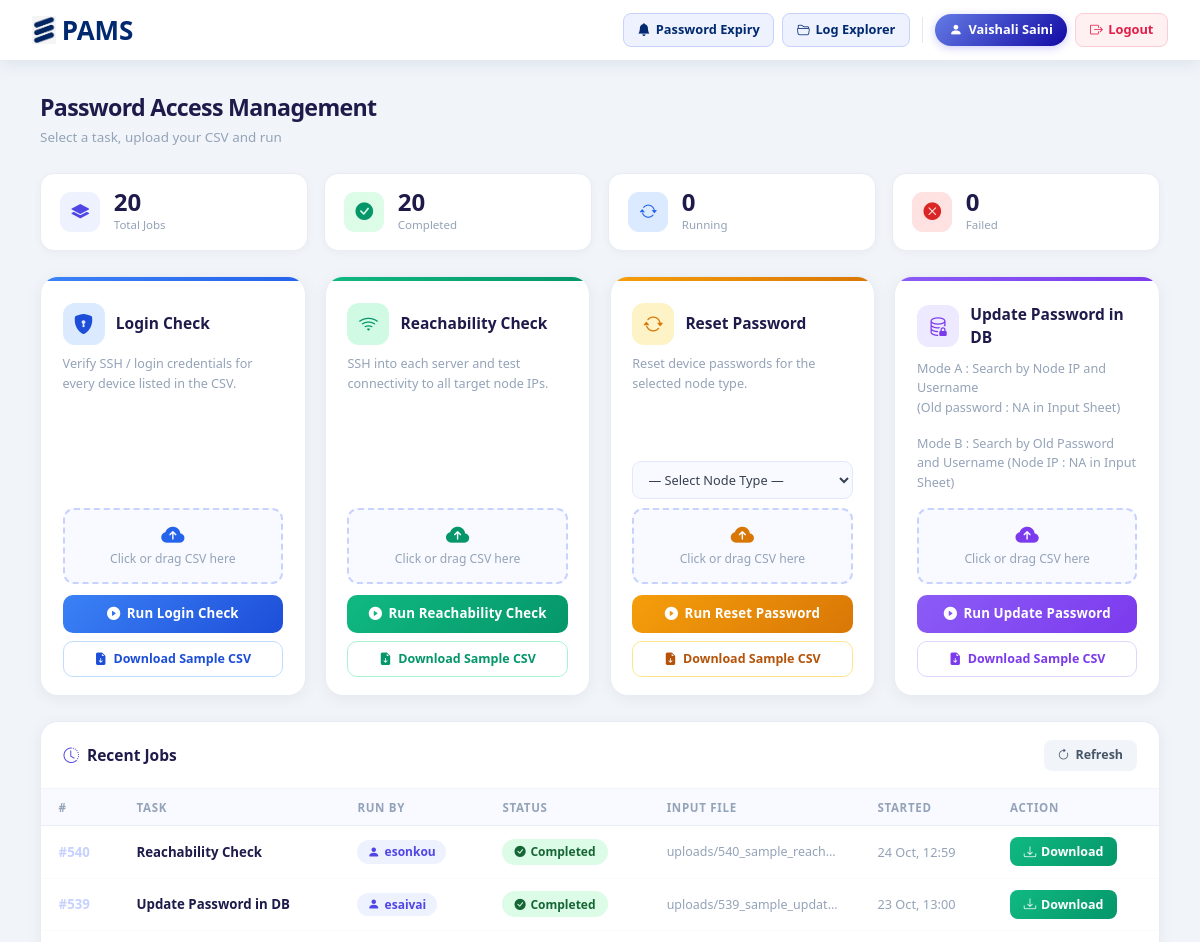
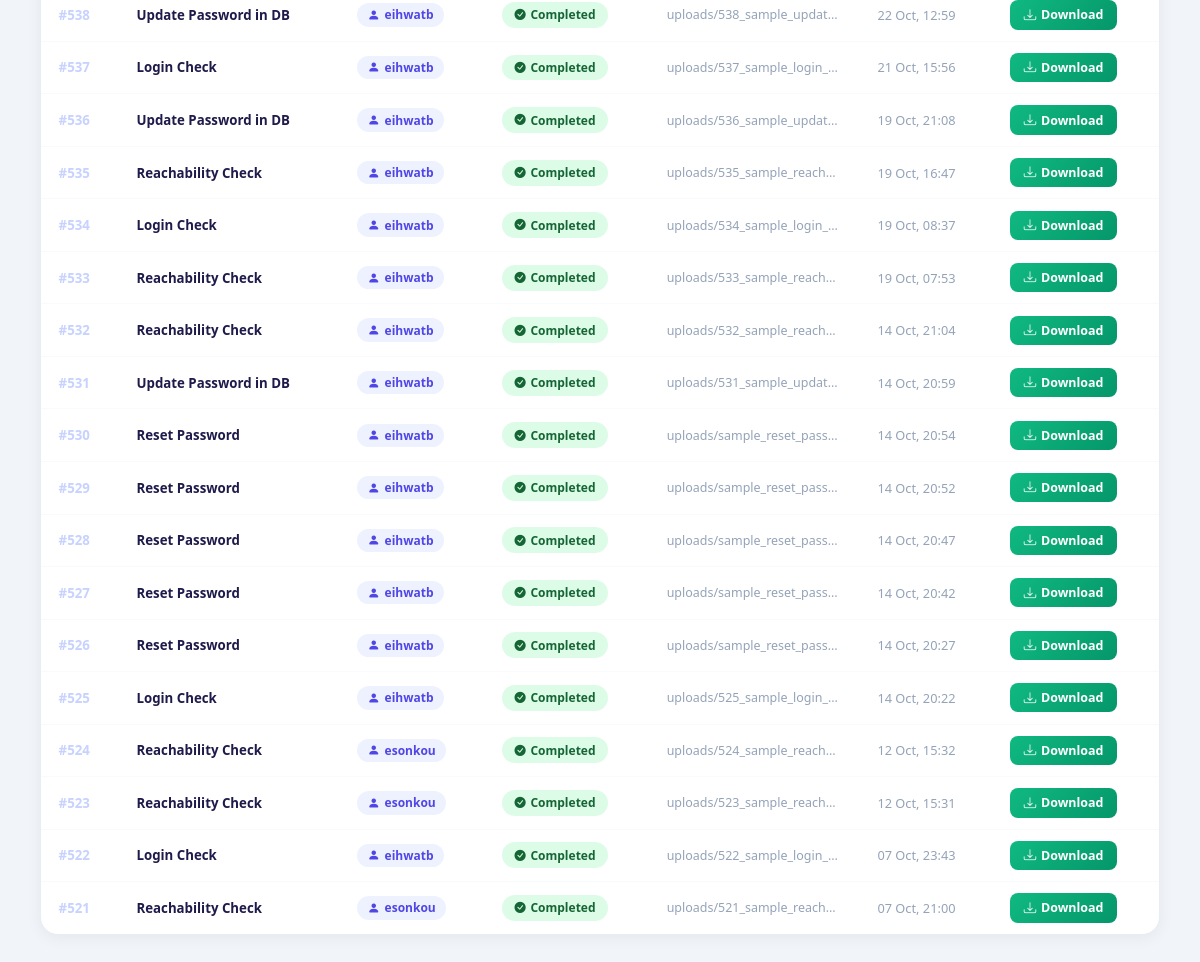
The app's page / (signed in) with its own data (2 pictures, top to bottom).
### dashboard/models.py (models this page shows, shortened)
class TaskJob(models.Model):
    STATUS_CHOICES = [
        ('pending',   'Pending'),
        ('running',   'Running'),
        ('completed', 'Completed'),
        ('failed',    'Failed'),
        ('terminated', 'Terminated'),
    ]
    user         = models.ForeignKey(User, on_delete=models.CASCADE, related_name='jobs')
    task_type    = models.CharField(max_length=100)
    status       = models.CharField(max_length=20, choices=STATUS_CHOICES, default='pending')
    input_file   = models.FileField(upload_to='uploads/')
    output_file  = models.FileField(upload_to='outputs/', null=True, blank=True)
    error_message = models.TextField(blank=True)
    retry_count  = models.IntegerField(default=0)
    duration_seconds = models.IntegerField(null=True, blank=True)
    created_at   = models.DateTimeField(auto_now_add=True)
    completed_at = models.DateTimeField(null=True, blank=True)
    process_pid   = models.IntegerField(null=True, blank=True)
    terminated_at = models.DateTimeField(null=True, blank=True)
    terminated_by = models.ForeignKey(
        User, null=True, blank=True,
        on_delete=models.SET_NULL, related_name='terminated_jobs'
    )
    class Meta:
        ordering = ['-created_at']
    @property
    def task_type_display(self):
        mapping = {
            'login_check': 'Login Check',
            'reachability_check': 'Reachability Check',
            'reset_password': 'Reset Password',
            'update_password': 'Update Password in DB',
        }
        return mapping.get(self.task_type, self.task_type.replace('_', ' ').title())

### dashboard/views.py (the view)
# urls.py: path('',           views.dashboard, name='dashboard'),
@login_required
def dashboard(request):
    if request.user.is_staff:
        recent_jobs = TaskJob.objects.all().order_by('-created_at')[:20]
    else:
        recent_jobs = TaskJob.objects.filter(user=request.user).order_by('-created_at')[:10]
    task_display_map = {
        'login_check':        'Login Check',
        'reachability_check': 'Reachability Check',
        'reset_password':     'Reset Password',
        'update_password':    'Update Password in DB',
    }
    for k, v in settings.TASK_CONFIG.items():
        task_display_map.setdefault(k, v.get('label', k))
    for job in recent_jobs:
        job.display_name = task_display_map.get(job.task_type, job.task_type.replace('_', ' ').title())
    return render(request, 'dashboard/dashboard.html', {
        'recent_jobs':      recent_jobs,
        'task_choices':     _task_choices(),
        'task_display_map': task_display_map,
    })

### dashboard/templates/dashboard/dashboard.html (shortened to what this page needs)
{% extends 'dashboard/base.html' %}
{% block content %}
<div class="ph">
    <div>
        <div class="ph-title">Password Access Management</div>
        <div class="ph-sub">Select a task, upload your CSV and run</div>
    </div>
</div>
<div class="stat-strip">
    {% with total=recent_jobs|length %}
    {% with comp=recent_jobs|length %}
    <div class="stat-box">
        <div class="stat-ico" style="background:#eef2ff;color:#4f46e5"><i class="bi bi-layers-fill"></i></div>
        <div><div class="stat-num">{{ total }}</div><div class="stat-lbl">Total Jobs</div></div>
    </div>
    <div class="stat-box">
        <div class="stat-ico" style="background:#dcfce7;color:#059669"><i class="bi bi-check-circle-fill"></i></div>
        <div><div class="stat-num" id="stat-completed">–</div><div class="stat-lbl">Completed</div></div>
    </div>
    <div class="stat-box">
        <div class="stat-ico" style="background:#dbeafe;color:#2563eb"><i class="bi bi-arrow-repeat"></i></div>
        <div><div class="stat-num" id="stat-running">–</div><div class="stat-lbl">Running</div></div>
    </div>
    <div class="stat-box">
        <div class="stat-ico" style="background:#fee2e2;color:#dc2626"><i class="bi bi-x-circle-fill"></i></div>
        <div><div class="stat-num" id="stat-failed">–</div><div class="stat-lbl">Failed</div></div>
    </div>
    {% endwith %}{% endwith %}
</div>
<div class="task-grid">
    {% if access.cards.login_check %}
    <div class="tcard c-blue">
        <div class="tcard-stripe"></div>
        <div class="tcard-body">
            <div class="tcard-head">
                <div class="tcard-ico"><i class="bi bi-shield-lock-fill"></i></div>
                <span class="tcard-name">Login Check</span>
            </div>
            <p class="tcard-desc">Verify SSH / login credentials for every device listed in the CSV.</p>
            <form method="post" action="{% url 'dashboard:login_check' %}" enctype="multipart/form-data">
                <label class="dz-card" ondragover="ev(event)" ondrop="drop(event,this)">
                    <i class="bi bi-cloud-arrow-up-fill dz-up-icon"></i>
                    <span class="dz-txt file-name">Click or drag CSV here</span>
                </label>
                <button type="submit" class="btn-run">
                    <i class="bi bi-play-circle-fill"></i> Run Login Check
                </button>
            </form>
            <a href="{% url 'dashboard:download_sample' 'login_check' %}" class="btn-sample">
                <i class="bi bi-file-earmark-arrow-down-fill"></i> Download Sample CSV
            </a>
        </div>
    </div>
    {% endif %}
    {% if access.cards.reachability_check %}
    <div class="tcard c-green">
        <div class="tcard-stripe"></div>
        <div class="tcard-body">
            <div class="tcard-head">
                <div class="tcard-ico"><i class="bi bi-wifi"></i></div>
                <span class="tcard-name">Reachability Check</span>
            </div>
            <p class="tcard-desc">SSH into each server and test connectivity to all target node IPs.</p>
            <form method="post" action="{% url 'dashboard:reachability_check' %}" enctype="multipart/form-data">
                <label class="dz-card" ondragover="ev(event)" ondrop="drop(event,this)">
                    <i class="bi bi-cloud-arrow-up-fill dz-up-icon"></i>
                    <span class="dz-txt file-name">Click or drag CSV here</span>
                </label>
                <button type="submit" class="btn-run">
                    <i class="bi bi-play-circle-fill"></i> Run Reachability Check
                </button>
            </form>
            <a href="{% url 'dashboard:download_sample' 'reachability_check' %}" class="btn-sample">
                <i class="bi bi-file-earmark-arrow-down-fill"></i> Download Sample CSV
            </a>
        </div>
    </div>
    {% endif %}
    {% if access.cards.reset_password %}
    <div class="tcard c-amber">
        <div class="tcard-stripe"></div>
        <div class="tcard-body">
            <div class="tcard-head">
                <div class="tcard-ico"><i class="bi bi-arrow-repeat"></i></div>
                <span class="tcard-name">Reset Password</span>
            </div>
            <p class="tcard-desc">Reset device passwords for the selected node type.</p>
            <form method="post" action="{% url 'dashboard:reset_password' %}" enctype="multipart/form-data">
                <select name="node_type" class="nt-select" required>
                    <option value="" disabled selected>— Select Node Type —</option>
                </select>
                <label class="dz-card" ondragover="ev(event)" ondrop="drop(event,this)">
                    <i class="bi bi-cloud-arrow-up-fill dz-up-icon"></i>
                    <span class="dz-txt file-name">Click or drag CSV here</span>
                </label>
                <button type="submit" class="btn-run">
                    <i class="bi bi-play-circle-fill"></i> Run Reset Password
                </button>
            </form>
            <a href="{% url 'dashboard:download_sample' 'reset_password' %}" class="btn-sample">
                <i class="bi bi-file-earmark-arrow-down-fill"></i> Download Sample CSV
            </a>
        </div>
    </div>
    {% endif %}
    {% if access.cards.update_password %}
    <div class="tcard c-purple">
        <div class="tcard-stripe"></div>
        <div class="tcard-body">
            <div class="tcard-head">
                <div class="tcard-ico"><i class="bi bi-database-lock"></i></div>
                <span class="tcard-name">Update Password in DB</span>
            </div>
            <p class="tcard-desc">Mode A : Search by Node IP and Username<br>(Old password : NA in Input Sheet)</p>
            <p class="tcard-desc">Mode B : Search by Old Password and Username (Node IP : NA in Input Sheet)</p>
            <form method="post" action="{% url 'dashboard:update_password' %}" enctype="multipart/form-data">
                <label class="dz-card" ondragover="ev(event)" ondrop="drop(event,this)">
                    <i class="bi bi-cloud-arrow-up-fill dz-up-icon"></i>
                    <span class="dz-txt file-name">Click or drag CSV here</span>
                </label>
                <button type="submit" class="btn-run">
                    <i class="bi bi-play-circle-fill"></i> Run Update Password
                </button>
            </form>
            <a href="{% url 'dashboard:download_sample' 'update_password' %}" class="btn-sample">
                <i class="bi bi-file-earmark-arrow-down-fill"></i> Download Sample CSV
            </a>
        </div>
    </div>
    {% endif %}
</div>
<div class="jobs-card">
    <div class="jobs-head">
        <span class="jobs-head-title">
            <i class="bi bi-clock-history" style="color:#4f46e5"></i>
            Recent Jobs
        </span>
        <button class="btn-refresh" onclick="location.reload()">
            <i class="bi bi-arrow-clockwise"></i> Refresh
        </button>
    </div>
    {% if recent_jobs %}
    <div style="overflow-x:auto">
        <table class="jtable">
            <thead>
                <tr>
                    <th>#</th><th>Task</th><th>Run By</th>
                    <th>Status</th><th>Input File</th><th>Started</th><th>Action</th>
                </tr>
            </thead>
            <tbody>
            {% for job in recent_jobs %}
            <tr id="job-row-{{ job.pk }}">
                <td class="job-id">#{{ job.pk }}</td>
                <td class="job-task">{{ job.task_type_display}}</td>
                <td><span class="user-tag"><i class="bi bi-person-fill"></i>{{ job.user.username }}</span></td>
                <td>
                    <span class="badge-pill bp-{{ job.status }}" id="status-{{ job.pk }}">
                        {% if job.status == 'running' %}
                        <span class="spinner-border" style="width:0.55rem;height:0.55rem;border-width:2px"></span>
                        {% elif job.status == 'completed' %}<i class="bi bi-check-circle-fill" style="font-size:0.7rem"></i>
                        {% elif job.status == 'failed' %}<i class="bi bi-x-circle-fill" style="font-size:0.7rem"></i>
                        {% elif job.status == 'pending' %}<i class="bi bi-hourglass-split" style="font-size:0.7rem"></i>
                        {% endif %}
                        {{ job.status|title }}
                    </span>
                </td>
                <td class="file-cell" title="{{ job.input_file.name }}">{{ job.input_file.name|default:'-' }}</td>
                <td class="time-cell">{{ job.created_at|date:"d M, H:i" }}</td>
                <td id="action-{{ job.pk }}">
                    {% if job.status == 'completed' and job.output_file %}
                    <a href="{% url 'dashboard:download_output' job.pk %}" class="btn-dl">
                        <i class="bi bi-download"></i> Download
                    </a>
                    {% endif %}
                </td>
            </tr>
            {% endfor %}
            </tbody>
        </table>
    </div>
    {% else %}
    <div class="empty-state">
        <i class="bi bi-inbox"></i>
        <p>No jobs yet — submit a task above to get started.</p>
    </div>
    {% endif %}
</div>
{% endblock %}

### dashboard/templates/dashboard/base.html (shortened to what this page needs)
﻿{% load static %}
<!DOCTYPE html>
<html lang="en">
<head>
    <link href="https://cdn.jsdelivr.net/npm/bootstrap@5.3.0/dist/css/bootstrap.min.css" rel="stylesheet">
    <link href="https://cdn.jsdelivr.net/npm/bootstrap-icons@1.11.0/font/bootstrap-icons.css" rel="stylesheet">
</head>
<body>
{% if user.is_authenticated %}
<header class="topbar">
    <a class="topbar-brand" href="{% url 'dashboard:dashboard' %}">
        <span class="brand-logo">
            <img src="{% static 'img/logo.png' %}" alt="Ericsson Logo">
        </span>
        <span>PAMS</span>
    </a>
    <div class="topbar-right">
        {% if access.can_view_password_expiry %}
        <a href="{% url 'dashboard:password_expiry_table' %}"
           class="tb-btn tb-btn-indigo {% if request.resolver_match.url_name == 'password_expiry_table' %}active{% endif %}">
            <i class="bi bi-bell-fill"></i> Password Expiry
        </a>
        {% endif %}
        {% if access.can_view_log_explorer %}
        <a href="{% url 'dashboard:log_explorer' %}"
           class="tb-btn tb-btn-indigo {% if request.resolver_match.url_name == 'log_explorer' %}active{% endif %}">
            <i class="bi bi-folder2-open"></i> Log Explorer
        </a>
        {% endif %}
        <span class="user-chip">
            <i class="bi bi-person-fill"></i>
            {{ user.get_full_name|default:user.username }}
        </span>
        <a href="{% url 'dashboard:logout' %}" class="tb-btn tb-btn-red">
            <i class="bi bi-box-arrow-right"></i> Logout
        </a>
    </div>
</header>
<div class="page-wrap" style="margin-top: var(--nav-h);">
{% endif %}
{% block content %}{% endblock %}
{% if user.is_authenticated %}</div>{% endif %}
</body>
</html>

### records on screen
TaskJob: pk "540", task_type_display "Reachability Check", user.username "esonkou", status "Completed", input_file.name "uploads/540_sample_reach…", created_at "24 Oct, 12:59", shows "Download"
TaskJob: pk "539", task_type_display "Update Password in DB", user.username "esaivai", status "Completed", input_file.name "uploads/539_sample_updat…", created_at "23 Oct, 13:00", shows "Download"
TaskJob: pk "538", task_type_display "Update Password in DB", user.username "eihwatb", status "Completed", input_file.name "uploads/538_sample_updat…", created_at "22 Oct, 12:59", shows "Download"
TaskJob: pk "537", task_type_display "Login Check", user.username "eihwatb", status "Completed", input_file.name "uploads/537_sample_login_…", created_at "21 Oct, 15:56", shows "Download"
TaskJob: pk "536", task_type_display "Update Password in DB", user.username "eihwatb", status "Completed", input_file.name "uploads/536_sample_updat…", created_at "19 Oct, 21:08", shows "Download"
TaskJob: pk "535", task_type_display "Reachability Check", user.username "eihwatb", status "Completed", input_file.name "uploads/535_sample_reach…", created_at "19 Oct, 16:47", shows "Download"
TaskJob: pk "534", task_type_display "Login Check", user.username "eihwatb", status "Completed", input_file.name "uploads/534_sample_login_…", created_at "19 Oct, 08:37", shows "Download"
TaskJob: pk "533", task_type_display "Reachability Check", user.username "eihwatb", status "Completed", input_file.name "uploads/533_sample_reach…", created_at "19 Oct, 07:53", shows "Download"
TaskJob: pk "532", task_type_display "Reachability Check", user.username "eihwatb", status "Completed", input_file.name "uploads/532_sample_reach…", created_at "14 Oct, 21:04", shows "Download"
TaskJob: pk "531", task_type_display "Update Password in DB", user.username "eihwatb", status "Completed", input_file.name "uploads/531_sample_updat…", created_at "14 Oct, 20:59", shows "Download"
TaskJob: pk "530", task_type_display "Reset Password", user.username "eihwatb", status "Completed", input_file.name "uploads/sample_reset_pass…", created_at "14 Oct, 20:54", shows "Download"
TaskJob: pk "529", task_type_display "Reset Password", user.username "eihwatb", status "Completed", input_file.name "uploads/sample_reset_pass…", created_at "14 Oct, 20:52", shows "Download"
TaskJob: pk "528", task_type_display "Reset Password", user.username "eihwatb", status "Completed", input_file.name "uploads/sample_reset_pass…", created_at "14 Oct, 20:47", shows "Download"
TaskJob: pk "527", task_type_display "Reset Password", user.username "eihwatb", status "Completed", input_file.name "uploads/sample_reset_pass…", created_at "14 Oct, 20:42", shows "Download"
TaskJob: pk "526", task_type_display "Reset Password", user.username "eihwatb", status "Completed", input_file.name "uploads/sample_reset_pass…", created_at "14 Oct, 20:27", shows "Download"
TaskJob: pk "525", task_type_display "Login Check", user.username "eihwatb", status "Completed", input_file.name "uploads/525_sample_login_…", created_at "14 Oct, 20:22", shows "Download"
TaskJob: pk "524", task_type_display "Reachability Check", user.username "esonkou", status "Completed", input_file.name "uploads/524_sample_reach…", created_at "12 Oct, 15:32", shows "Download"
TaskJob: pk "523", task_type_display "Reachability Check", user.username "esonkou", status "Completed", input_file.name "uploads/523_sample_reach…", created_at "12 Oct, 15:31", shows "Download"
TaskJob: pk "522", task_type_display "Login Check", user.username "eihwatb", status "Completed", input_file.name "uploads/522_sample_login_…", created_at "07 Oct, 23:43", shows "Download"
TaskJob: pk "521", task_type_display "Reachability Check", user.username "esonkou", status "Completed", input_file.name "uploads/521_sample_reach…", created_at "07 Oct, 21:00", shows "Download"

### other values on screen
{{ user.get_full_name|default:user.username }} "Vaishali Saini"
{{ total }} "20"
